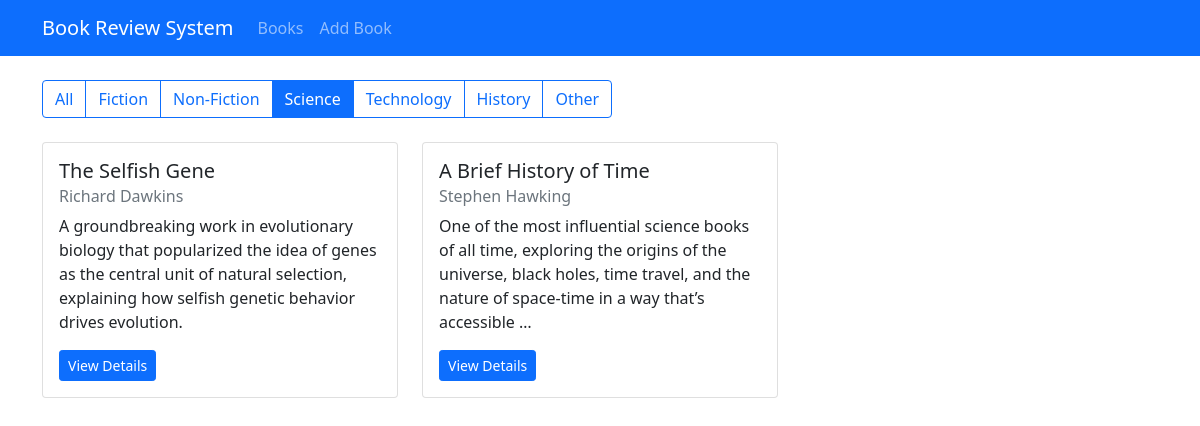
/?genre=science, run on the app's committed database.
### book/models.py (models this page shows, shortened)
class Book(models.Model):
    GENRE_CHOICHES = [
        ('fiction','Fiction'),
        ('non_fiction','Non_Fiction'),
        ('science','Science'),
        ('technology','Technology'),
        ('history','History'),
        ('other','Other'),
    ]
    title = models.CharField(max_length=200)
    author = models.CharField(max_length=200)
    description = models.TextField()
    genre = models.CharField(max_length=20,choices=GENRE_CHOICHES)
    isbn = models.CharField('ISBN',max_length=20,unique=True)
    publication_date = models.DateField()
    average_rating = models.DecimalField(
        max_digits=3,
        decimal_places=2,
        validators=[MinValueValidator(0), MaxValueValidator(5)],
        default=0
    )
    created_at = models.DateField(auto_now_add=True)
    updated_at = models.DateField(auto_now=True)

### book/views.py (the view)
# urls.py: path('', views.book_list,name='book_list'),
def book_list(request):
    genre = request.GET.get('genre')
    if genre:
        books = Book.objects.filter(genre=genre).order_by('-created_at')
    else:
        books = Book.objects.all().order_by('-created_at')
    return render(request,'book/book_list.html',{'books':books})

### book/templates/book/book_list.html (shortened to what this page needs)
{% extends "book/base.html" %}
{% block content %}
<div class="row mb-4">
    <div class="col">
        <div class="btn-group">
            <a href="{% url "book_list" %}" class="btn btn-outline-primary {% if not request.GET.genre %}active{% endif %}">All</a>
            <a href="?genre=fiction" class="btn btn-outline-primary {% if request.GET.genre == 'fiction' %}active{% endif %}">Fiction</a>
            <a href="?genre=non_fiction" class="btn btn-outline-primary {% if  request.GET.genre == 'non_fiction' %}active{% endif %}">Non-Fiction</a>
            <a href="?genre=science" class="btn btn-outline-primary {% if  request.GET.genre == 'science' %}active{% endif %}">Science</a>
            <a href="?genre=technology" class="btn btn-outline-primary {% if  request.GET.genre == 'technology' %}active{% endif %}">Technology</a>
            <a href="?genre=history" class="btn btn-outline-primary {% if  request.GET.genre == 'history' %}active{% endif %}">History</a>
            <a href="?genre=other" class="btn btn-outline-primary {% if  request.GET.genre == 'other' %}active{% endif %}">Other</a>
        </div>
    </div>
</div>
<div class="row row-cols-1 row-cols-md-3 g-4">
    {% for book in books %}
    <div class="col">
        <div class="card h-100">
            <div class="card-body">
                <h5 class="card-title"> {{book.title}} </h5>
                <h6 class="card-subtitle mb-2 text-muted"> {{book.author}} </h6>
                <p class="card-text"> {{book.description|truncatewords:30}} </p>
                <div class="d-flex justify-content-between align-items-center">
                    <a href="{% url 'book_detail' book.pk %}" class="btn btn-sm btn-primary">View Details</a>
                </div>
            </div>
        </div>
    </div>
    {% empty %}
    <div class="col-12">
        <p>No books found.</p>
    </div>
    {% endfor %}
</div>
{% endblock content %}

### data on the page
Book: title "The Selfish Gene", author "Richard Dawkins", description "A groundbreaking work in evolutionary biology that popularized the idea of genes as the central unit of natural selection, explaining how selfish genetic behavior drives evolution."
Book: title "A Brief History of Time", author "Stephen Hawking", description "One of the most influential science books of all time, exploring the origins of the universe, black holes, time travel, and the nature of space-time in a way that’s accessible …"
